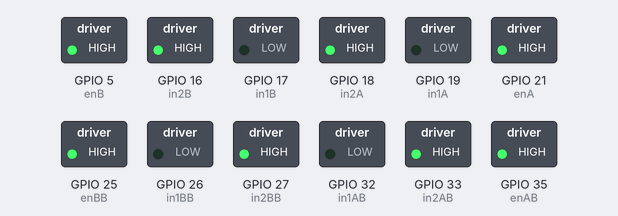
This sketch was run on a simulated ESP32. Parts: switched loads named in the sketch (green lamp = pin HIGH).

Above: at 0.1 s.
Timing chart, 0 to 1.6 s (numbered marks = the images above):
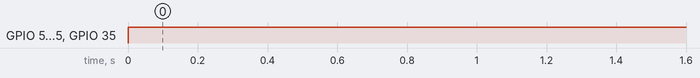

The sketch:

robot_tank.ino
```cpp
/*
 * Orientation is from the rear of tank.
 * Quick Non-PWM test for batteries/ motor
 *
 */
#define enA 21 //pwm right side lower motor
#define in1A 19
#define in2A 18

#define enB 5  //pwm right side upper motor
#define in1B 17
#define in2B 16

#define enAB 35  //pwm left side lower motor
#define in1AB 32
#define in2AB 33

#define enBB 25  //pwm left side upper motor
#define in1BB 26
#define in2BB 27

// the number of the LED pin
//const int ledPin = 16;  // 16 corresponds to GPIO16

// setting PWM properties esp32
const int freq = 5000;
const int ledChannel = 0;
const int resolution = 8;

int rotDirection = 0;

void setup() {

  pinMode(enA, OUTPUT);
  pinMode(in1A, OUTPUT);
  pinMode(in2A, OUTPUT);
  pinMode(enB, OUTPUT);
  pinMode(in1B, OUTPUT);
  pinMode(in2B, OUTPUT);
  pinMode(enAB, OUTPUT);
  pinMode(in1AB, OUTPUT);
  pinMode(in2AB, OUTPUT);
  pinMode(enBB, OUTPUT);
  pinMode(in1BB, OUTPUT);
  pinMode(in2BB, OUTPUT);

    // Set initial rotation direction right side track
  digitalWrite(in1A, LOW);
  digitalWrite(in2A, HIGH);
  digitalWrite(in1B, LOW);
  digitalWrite(in2B, HIGH);

    // Set initial rotation direction left side track
  digitalWrite(in1AB, LOW);
  digitalWrite(in2AB, HIGH);
  digitalWrite(in1BB, LOW);
  digitalWrite(in2BB, HIGH);

//  // configure LED PWM functionalitites
//  ledcSetup(ledChannel, freq, resolution);
//
//  // attach the channel to the GPIO to be controlled
//  ledcAttachPin(enA, ledChannel);

}

void loop() {


    digitalWrite(enA, HIGH);
    digitalWrite(enB, HIGH);
    digitalWrite(enAB, HIGH);
    digitalWrite(enBB, HIGH);
//    ledcWrite(ledChannel, 255);

}
```

Measured:
- by itself, GPIO 5 (enB), GPIO 25 (enBB), GPIO 35 (enAB): LOW → HIGH at 0.00 s
